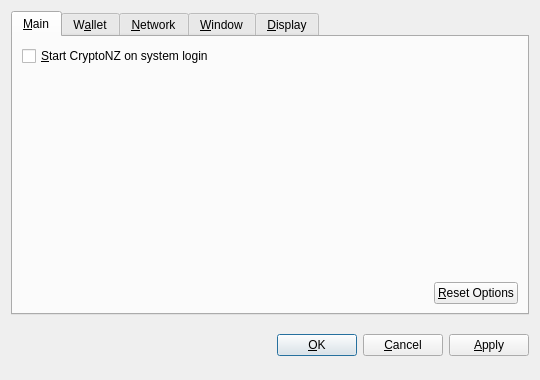
<?xml version="1.0" encoding="UTF-8"?>
<ui version="4.0">
 <class>OptionsDialog</class>
 <widget class="QDialog" name="OptionsDialog">
  <property name="geometry">
   <rect>
    <x>0</x>
    <y>0</y>
    <width>540</width>
    <height>380</height>
   </rect>
  </property>
  <property name="windowTitle">
   <string>Options</string>
  </property>
  <property name="modal">
   <bool>true</bool>
  </property>
  <layout class="QVBoxLayout" name="verticalLayout">
   <item>
    <widget class="QTabWidget" name="tabWidget">
     <property name="tabPosition">
      <enum>QTabWidget::North</enum>
     </property>
     <property name="currentIndex">
      <number>0</number>
     </property>
     <widget class="QWidget" name="tabMain">
      <attribute name="title">
       <string>&amp;Main</string>
      </attribute>
      <layout class="QVBoxLayout" name="verticalLayout_Main">
       <item>
        <widget class="QCheckBox" name="bitcoinAtStartup">
         <property name="toolTip">
          <string>Automatically start CryptoNZ after logging in to the system.</string>
         </property>
         <property name="text">
          <string>&amp;Start CryptoNZ on system login</string>
         </property>
        </widget>
       </item>
       <item>
        <spacer name="verticalSpacer_Main">
         <property name="orientation">
          <enum>Qt::Vertical</enum>
         </property>
         <property name="sizeHint" stdset="0">
          <size>
           <width>20</width>
           <height>40</height>
          </size>
         </property>
        </spacer>
       </item>
       <item>
        <layout class="QHBoxLayout" name="horizontalLayout_2_Main">
         <item>
          <spacer name="horizontalSpacer_2_Main">
           <property name="orientation">
            <enum>Qt::Horizontal</enum>
           </property>
           <property name="sizeHint" stdset="0">
            <size>
             <width>40</width>
             <height>20</height>
            </size>
           </property>
          </spacer>
         </item>
         <item>
          <widget class="QPushButton" name="resetButton">
           <property name="toolTip">
            <string>Reset all client options to default.</string>
           </property>
           <property name="text">
            <string>&amp;Reset Options</string>
           </property>
           <property name="autoDefault">
            <bool>false</bool>
           </property>
          </widget>
         </item>
        </layout>
       </item>
      </layout>
     </widget>
     <widget class="QWidget" name="tabWallet">
      <attribute name="title">
       <string>W&amp;allet</string>
      </attribute>
      <layout class="QVBoxLayout" name="verticalLayout_Network">
       <item>
        <widget class="QLabel" name="transactionFeeInfoLabel">
         <property name="text">
          <string>Optional transaction fee per kB that helps make sure your transactions are processed quickly. Most transactions are 1 kB.</string>
         </property>
         <property name="textFormat">
          <enum>Qt::PlainText</enum>
         </property>
         <property name="wordWrap">
          <bool>true</bool>
         </property>
        </widget>
       </item>
       <item>
        <layout class="QHBoxLayout" name="horizontalLayout_1_Main">
         <item>
          <widget class="QLabel" name="transactionFeeLabel">
           <property name="text">
            <string>Pay transaction &amp;fee</string>
           </property>
           <property name="textFormat">
            <enum>Qt::PlainText</enum>
           </property>
           <property name="buddy">
            <cstring>transactionFee</cstring>
           </property>
          </widget>
         </item>
         <item>
          <widget class="BitcoinAmountField" name="transactionFee"/>
         </item>
         <item>
          <spacer name="horizontalSpacer_1_Main">
           <property name="orientation">
            <enum>Qt::Horizontal</enum>
           </property>
           <property name="sizeHint" stdset="0">
            <size>
             <width>40</width>
             <height>20</height>
            </size>
           </property>
          </spacer>
         </item>
        </layout>
       </item>
       <item>
        <widget class="QLabel" name="label">
         <property name="text">
          <string>If you disable the spending of unconfirmed change, the change from a transaction cannot be used until that transaction has at least one confirmation. This also affects how your balance is computed.</string>
         </property>
         <property name="wordWrap">
          <bool>true</bool>
         </property>
        </widget>
       </item>
       <item>
        <widget class="QCheckBox" name="spendZeroConfChange">
         <property name="text">
          <string>Spend unconfirmed change  (experts only)</string>
         </property>
        </widget>
       </item>
       <item>
        <spacer name="verticalSpacer">
         <property name="orientation">
          <enum>Qt::Vertical</enum>
         </property>
         <property name="sizeHint" stdset="0">
          <size>
           <width>20</width>
           <height>40</height>
          </size>
         </property>
        </spacer>
       </item>
      </layout>
     </widget>
     <widget class="QWidget" name="tabNetwork">
      <attribute name="title">
       <string>&amp;Network</string>
      </attribute>
      <layout class="QVBoxLayout" name="verticalLayout_Network">
       <item>
        <widget class="QCheckBox" name="mapPortUpnp">
         <property name="toolTip">
          <string>Automatically open the CryptoNZ client port on the router. This only works when your router supports UPnP and it is enabled.</string>
         </property>
         <property name="text">
          <string>Map port using &amp;UPnP</string>
         </property>
        </widget>
       </item>
       <item>
        <widget class="QCheckBox" name="connectSocks">
         <property name="toolTip">
          <string>Connect to the CryptoNZ network through a SOCKS proxy (e.g. when connecting through Tor).</string>
         </property>
         <property name="text">
          <string>&amp;Connect through SOCKS proxy:</string>
         </property>
        </widget>
       </item>
       <item>
        <layout class="QHBoxLayout" name="horizontalLayout_Network">
         <item>
          <widget class="QLabel" name="proxyIpLabel">
           <property name="text">
            <string>Proxy &amp;IP:</string>
           </property>
           <property name="textFormat">
            <enum>Qt::PlainText</enum>
           </property>
           <property name="buddy">
            <cstring>proxyIp</cstring>
           </property>
          </widget>
         </item>
         <item>
          <widget class="QValidatedLineEdit" name="proxyIp">
           <property name="maximumSize">
            <size>
             <width>140</width>
             <height>16777215</height>
            </size>
           </property>
           <property name="toolTip">
            <string>IP address of the proxy (e.g. 127.0.0.1)</string>
           </property>
          </widget>
         </item>
         <item>
          <widget class="QLabel" name="proxyPortLabel">
           <property name="text">
            <string>&amp;Port:</string>
           </property>
           <property name="textFormat">
            <enum>Qt::PlainText</enum>
           </property>
           <property name="buddy">
            <cstring>proxyPort</cstring>
           </property>
          </widget>
         </item>
         <item>
          <widget class="QLineEdit" name="proxyPort">
           <property name="maximumSize">
            <size>
             <width>55</width>
             <height>16777215</height>
            </size>
           </property>
           <property name="toolTip">
            <string>Port of the proxy (e.g. 9050)</string>
           </property>
          </widget>
         </item>
         <item>
          <widget class="QLabel" name="socksVersionLabel">
           <property name="text">
            <string>SOCKS &amp;Version:</string>
           </property>
           <property name="textFormat">
            <enum>Qt::PlainText</enum>
           </property>
           <property name="buddy">
            <cstring>socksVersion</cstring>
           </property>
          </widget>
         </item>
         <item>
          <widget class="QValueComboBox" name="socksVersion">
           <property name="toolTip">
            <string>SOCKS version of the proxy (e.g. 5)</string>
           </property>
          </widget>
         </item>
         <item>
          <spacer name="horizontalSpacer_Network">
           <property name="orientation">
            <enum>Qt::Horizontal</enum>
           </property>
           <property name="sizeHint" stdset="0">
            <size>
             <width>40</width>
             <height>20</height>
            </size>
           </property>
          </spacer>
         </item>
        </layout>
       </item>
       <item>
        <spacer name="verticalSpacer_Network">
         <property name="orientation">
          <enum>Qt::Vertical</enum>
         </property>
         <property name="sizeHint" stdset="0">
          <size>
           <width>20</width>
           <height>40</height>
          </size>
         </property>
        </spacer>
       </item>
      </layout>
     </widget>
     <widget class="QWidget" name="tabWindow">
      <attribute name="title">
       <string>&amp;Window</string>
      </attribute>
      <layout class="QVBoxLayout" name="verticalLayout_Window">
       <item>
        <widget class="QCheckBox" name="minimizeToTray">
         <property name="toolTip">
          <string>Show only a tray icon after minimizing the window.</string>
         </property>
         <property name="text">
          <string>&amp;Minimize to the tray instead of the taskbar</string>
         </property>
        </widget>
       </item>
       <item>
        <widget class="QCheckBox" name="minimizeOnClose">
         <property name="toolTip">
          <string>Minimize instead of exit the application when the window is closed. When this option is enabled, the application will be closed only after selecting Quit in the menu.</string>
         </property>
         <property name="text">
          <string>M&amp;inimize on close</string>
         </property>
        </widget>
       </item>
       <item>
        <spacer name="verticalSpacer_Window">
         <property name="orientation">
          <enum>Qt::Vertical</enum>
         </property>
         <property name="sizeHint" stdset="0">
          <size>
           <width>20</width>
           <height>40</height>
          </size>
         </property>
        </spacer>
       </item>
      </layout>
     </widget>
     <widget class="QWidget" name="tabDisplay">
      <attribute name="title">
       <string>&amp;Display</string>
      </attribute>
      <layout class="QVBoxLayout" name="verticalLayout_Display">
       <item>
        <layout class="QHBoxLayout" name="horizontalLayout_1_Display">
         <item>
          <widget class="QLabel" name="langLabel">
           <property name="text">
            <string>User Interface &amp;language:</string>
           </property>
           <property name="textFormat">
            <enum>Qt::PlainText</enum>
           </property>
           <property name="buddy">
            <cstring>lang</cstring>
           </property>
          </widget>
         </item>
         <item>
          <widget class="QValueComboBox" name="lang">
           <property name="toolTip">
            <string>The user interface language can be set here. This setting will take effect after restarting CryptoNZ.</string>
           </property>
          </widget>
         </item>
        </layout>
       </item>
       <item>
        <layout class="QHBoxLayout" name="horizontalLayout_2_Display">
         <item>
          <widget class="QLabel" name="unitLabel">
           <property name="text">
            <string>&amp;Unit to show amounts in:</string>
           </property>
           <property name="textFormat">
            <enum>Qt::PlainText</enum>
           </property>
           <property name="buddy">
            <cstring>unit</cstring>
           </property>
          </widget>
         </item>
         <item>
          <widget class="QValueComboBox" name="unit">
           <property name="toolTip">
            <string>Choose the default subdivision unit to show in the interface and when sending coins.</string>
           </property>
          </widget>
         </item>
        </layout>
       </item>
       <item>
        <widget class="QCheckBox" name="displayAddresses">
         <property name="toolTip">
          <string>Whether to show CryptoNZ addresses in the transaction list or not.</string>
         </property>
         <property name="text">
          <string>&amp;Display addresses in transaction list</string>
         </property>
        </widget>
       </item>
       <item>
        <widget class="QCheckBox" name="coinControlFeatures">
         <property name="toolTip">
          <string>Whether to show coin control features or not.</string>
         </property>
         <property name="text">
          <string>Display coin &amp;control features (experts only!)</string>
         </property>
        </widget>
       </item>
       <item>
        <spacer name="verticalSpacer_Display">
         <property name="orientation">
          <enum>Qt::Vertical</enum>
         </property>
         <property name="sizeHint" stdset="0">
          <size>
           <width>20</width>
           <height>40</height>
          </size>
         </property>
        </spacer>
       </item>
      </layout>
     </widget>
    </widget>
   </item>
   <item>
    <layout class="QHBoxLayout" name="horizontalLayout_Buttons">
     <item>
      <spacer name="horizontalSpacer_1">
       <property name="orientation">
        <enum>Qt::Horizontal</enum>
       </property>
       <property name="sizeHint" stdset="0">
        <size>
         <width>40</width>
         <height>48</height>
        </size>
       </property>
      </spacer>
     </item>
     <item>
      <widget class="QLabel" name="statusLabel">
       <property name="font">
        <font>
         <weight>75</weight>
         <bold>true</bold>
        </font>
       </property>
       <property name="text">
        <string/>
       </property>
       <property name="textFormat">
        <enum>Qt::PlainText</enum>
       </property>
       <property name="wordWrap">
        <bool>true</bool>
       </property>
      </widget>
     </item>
     <item>
      <spacer name="horizontalSpacer_2">
       <property name="orientation">
        <enum>Qt::Horizontal</enum>
       </property>
       <property name="sizeHint" stdset="0">
        <size>
         <width>40</width>
         <height>48</height>
        </size>
       </property>
      </spacer>
     </item>
     <item>
      <widget class="QPushButton" name="okButton">
       <property name="text">
        <string>&amp;OK</string>
       </property>
      </widget>
     </item>
     <item>
      <widget class="QPushButton" name="cancelButton">
       <property name="text">
        <string>&amp;Cancel</string>
       </property>
       <property name="autoDefault">
        <bool>false</bool>
       </property>
      </widget>
     </item>
     <item>
      <widget class="QPushButton" name="applyButton">
       <property name="text">
        <string>&amp;Apply</string>
       </property>
       <property name="autoDefault">
        <bool>false</bool>
       </property>
      </widget>
     </item>
    </layout>
   </item>
  </layout>
 </widget>
 <customwidgets>
  <customwidget>
   <class>BitcoinAmountField</class>
   <extends>QSpinBox</extends>
   <header>bitcoinamountfield.h</header>
  </customwidget>
  <customwidget>
   <class>QValueComboBox</class>
   <extends>QComboBox</extends>
   <header>qvaluecombobox.h</header>
  </customwidget>
  <customwidget>
   <class>QValidatedLineEdit</class>
   <extends>QLineEdit</extends>
   <header>qvalidatedlineedit.h</header>
  </customwidget>
 </customwidgets>
 <resources/>
 <connections/>
</ui>
